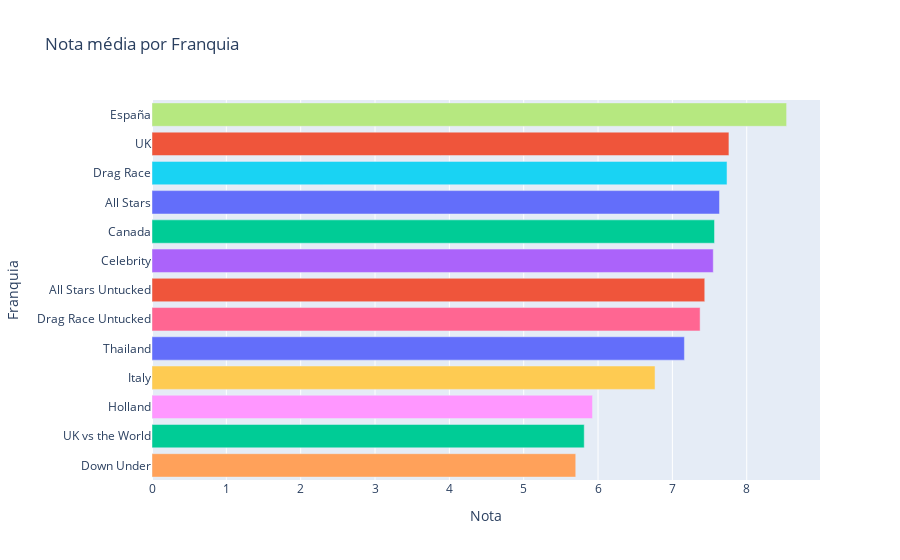

Here is the notebook cell this chart was saved with:
### Code cell
fig = px.bar(df.groupby(['Franquia']).mean().reset_index(), x='Nota', title="Nota média por Franquia", y= "Franquia", color = 'Franquia').update_yaxes(categoryorder = 'total ascending')
fig.update_layout(showlegend=False)
fig.show()

### Figure 1 — Plotly figure (JSON) as saved in the notebook; plotly's stock layout.template omitted (floating-point values rounded to 4 significant figures)
{"data": [{"alignmentgroup": "True", "hovertemplate": "Franquia=%{y}<br>Nota=%{x}<extra></extra>", "legendgroup": "All Stars", "marker": {"color": "#636efa", "pattern": {"shape": ""}}, "name": "All Stars", "offsetgroup": "All Stars", "orientation": "h", "showlegend": true, "textposition": "auto", "type": "bar", "x": [7.634], "xaxis": "x", "y": ["All Stars"], "yaxis": "y"}, {"alignmentgroup": "True", "hovertemplate": "Franquia=%{y}<br>Nota=%{x}<extra></extra>", "legendgroup": "All Stars Untucked", "marker": {"color": "#EF553B", "pattern": {"shape": ""}}, "name": "All Stars Untucked", "offsetgroup": "All Stars Untucked", "orientation": "h", "showlegend": true, "textposition": "auto", "type": "bar", "x": [7.435], "xaxis": "x", "y": ["All Stars Untucked"], "yaxis": "y"}, {"alignmentgroup": "True", "hovertemplate": "Franquia=%{y}<br>Nota=%{x}<extra></extra>", "legendgroup": "Canada", "marker": {"color": "#00cc96", "pattern": {"shape": ""}}, "name": "Canada", "offsetgroup": "Canada", "orientation": "h", "showlegend": true, "textposition": "auto", "type": "bar", "x": [7.567], "xaxis": "x", "y": ["Canada"], "yaxis": "y"}, {"alignmentgroup": "True", "hovertemplate": "Franquia=%{y}<br>Nota=%{x}<extra></extra>", "legendgroup": "Celebrity", "marker": {"color": "#ab63fa", "pattern": {"shape": ""}}, "name": "Celebrity", "offsetgroup": "Celebrity", "orientation": "h", "showlegend": true, "textposition": "auto", "type": "bar", "x": [7.55], "xaxis": "x", "y": ["Celebrity"], "yaxis": "y"}, {"alignmentgroup": "True", "hovertemplate": "Franquia=%{y}<br>Nota=%{x}<extra></extra>", "legendgroup": "Down Under", "marker": {"color": "#FFA15A", "pattern": {"shape": ""}}, "name": "Down Under", "offsetgroup": "Down Under", "orientation": "h", "showlegend": true, "textposition": "auto", "type": "bar", "x": [5.7], "xaxis": "x", "y": ["Down Under"], "yaxis": "y"}, {"alignmentgroup": "True", "hovertemplate": "Franquia=%{y}<br>Nota=%{x}<extra></extra>", "legendgroup": "Drag Race", "marker": {"color": "#19d3f3", "pattern": {"shape": ""}}, "name": "Drag Race", "offsetgroup": "Drag Race", "orientation": "h", "showlegend": true, "textposition": "auto", "type": "bar", "x": [7.735], "xaxis": "x", "y": ["Drag Race"], "yaxis": "y"}, {"alignmentgroup": "True", "hovertemplate": "Franquia=%{y}<br>Nota=%{x}<extra></extra>", "legendgroup": "Drag Race Untucked", "marker": {"color": "#FF6692", "pattern": {"shape": ""}}, "name": "Drag Race Untucked", "offsetgroup": "Drag Race Untucked", "orientation": "h", "showlegend": true, "textposition": "auto", "type": "bar", "x": [7.373], "xaxis": "x", "y": ["Drag Race Untucked"], "yaxis": "y"}, {"alignmentgroup": "True", "hovertemplate": "Franquia=%{y}<br>Nota=%{x}<extra></extra>", "legendgroup": "España", "marker": {"color": "#B6E880", "pattern": {"shape": ""}}, "name": "España", "offsetgroup": "España", "orientation": "h", "showlegend": true, "textposition": "auto", "type": "bar", "x": [8.536], "xaxis": "x", "y": ["España"], "yaxis": "y"}, {"alignmentgroup": "True", "hovertemplate": "Franquia=%{y}<br>Nota=%{x}<extra></extra>", "legendgroup": "Holland", "marker": {"color": "#FF97FF", "pattern": {"shape": ""}}, "name": "Holland", "offsetgroup": "Holland", "orientation": "h", "showlegend": true, "textposition": "auto", "type": "bar", "x": [5.925], "xaxis": "x", "y": ["Holland"], "yaxis": "y"}, {"alignmentgroup": "True", "hovertemplate": "Franquia=%{y}<br>Nota=%{x}<extra></extra>", "legendgroup": "Italy", "marker": {"color": "#FECB52", "pattern": {"shape": ""}}, "name": "Italy", "offsetgroup": "Italy", "orientation": "h", "showlegend": true, "textposition": "auto", "type": "bar", "x": [6.767], "xaxis": "x", "y": ["Italy"], "yaxis": "y"}, {"alignmentgroup": "True", "hovertemplate": "Franquia=%{y}<br>Nota=%{x}<extra></extra>", "legendgroup": "Thailand", "marker": {"color": "#636efa", "pattern": {"shape": ""}}, "name": "Thailand", "offsetgroup": "Thailand", "orientation": "h", "showlegend": true, "textposition": "auto", "type": "bar", "x": [7.162], "xaxis": "x", "y": ["Thailand"], "yaxis": "y"}, {"alignmentgroup": "True", "hovertemplate": "Franquia=%{y}<br>Nota=%{x}<extra></extra>", "legendgroup": "UK", "marker": {"color": "#EF553B", "pattern": {"shape": ""}}, "name": "UK", "offsetgroup": "UK", "orientation": "h", "showlegend": true, "textposition": "auto", "type": "bar", "x": [7.761], "xaxis": "x", "y": ["UK"], "yaxis": "y"}, {"alignmentgroup": "True", "hovertemplate": "Franquia=%{y}<br>Nota=%{x}<extra></extra>", "legendgroup": "UK vs the World", "marker": {"color": "#00cc96", "pattern": {"shape": ""}}, "name": "UK vs the World", "offsetgroup": "UK vs the World", "orientation": "h", "showlegend": true, "textposition": "auto", "type": "bar", "x": [5.814], "xaxis": "x", "y": ["UK vs the World"], "yaxis": "y"}], "layout": {"barmode": "relative", "legend": {"title": {"text": "Franquia"}, "tracegroupgap": 0}, "showlegend": false, "title": {"text": "Nota média por Franquia"}, "xaxis": {"anchor": "y", "domain": [0, 1], "title": {"text": "Nota"}}, "yaxis": {"anchor": "x", "categoryarray": ["UK vs the World", "UK", "Thailand", "Italy", "Holland", "España", "Drag Race Untucked", "Drag Race", "Down Under", "Celebrity", "Canada", "All Stars Untucked", "All Stars"], "categoryorder": "total ascending", "domain": [0, 1], "title": {"text": "Franquia"}}}}
